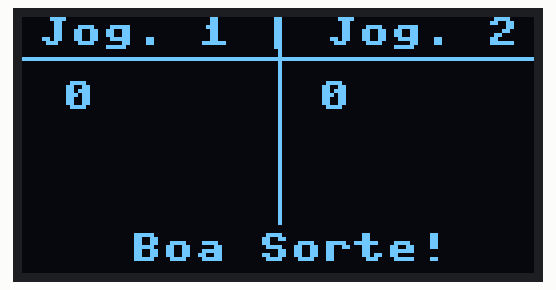
This program was run on a simulated Raspberry Pi Pico running MicroPython. Parts: 128×64 one-colour display. Library files of the repository ran but are not shown: ssd1306.py. At 0.3 s the program stops and its outputs stay as they are.

Above: at 0.3 s.

The program:

display_oled_i2c_128x64_exemplo.py
```python
"""!
@file display_oled_i2c_128x64_exemplo.py
@brief Programa para escrever em um display OLED I2C de 128x64 usando o Raspberry Pi Pico.
@details Este programa utiliza a biblioteca ssd1306 para escrever em um display OLED de 128x64 via barramento I2C.
         Referência: https://docs.micropython.org/en/latest/esp8266/tutorial/ssd1306.html
@author Rodrigo França
@date 2023-03-17
"""

# Importa as classes Pin e I2C da biblioteca machine para controlar o hardware do Raspberry Pi Pico
from machine import Pin, I2C
# Importa a classe SSD1306_I2C da biblioteca ssd1306.py
from ssd1306 import SSD1306_I2C

# Define os pinos do Raspberry Pi Pico conectados ao barramento I2C 0
i2c0_slc_pin = 9
i2c0_sda_pin = 8
#Parametros para a futura função
pontuacao_jogador1="0"
pontuacao_jogador2="0"
# Inicializa o I2C0 com os pinos GPIO9 (SCL) e GPIO8 (SDA)
i2c0 = I2C(0, scl=Pin(i2c0_slc_pin), sda=Pin(i2c0_sda_pin), freq=100000)

# Inicializa o display OLED I2C de 128x64
display = SSD1306_I2C(128, 64, i2c0)

# Limpa o display
display.fill(0)
display.show()

# Desenha o logo do MicroPython e imprime um texto
display.fill(0)                        # preenche toda a tela com cor = 0

display.hline(0, 10, 200, 1)            # desenha uma linha horizontal x = 0, y = 10, altura = 200, cor = 1
display.vline(64,5,47,1)				#desenha uma linha vertical (x,y,h,cor)

display.text('Jog. 1 | Jog. 2', 4, 0, 1)  # desenha algum texto em x = 40, y = 0 , cor = 1

display.text(pontuacao_jogador1, 10, 16, 1)     # desenha algum texto em x = 40, y = 12, cor = 1
display.text(pontuacao_jogador2, 74, 16, 1)     # desenha algum texto em x = 40, y = 12, cor = 1


# Escreve na última linha do display
display.text("Boa Sorte!", 27, 54)

# Atualiza o display
display.show()
```
